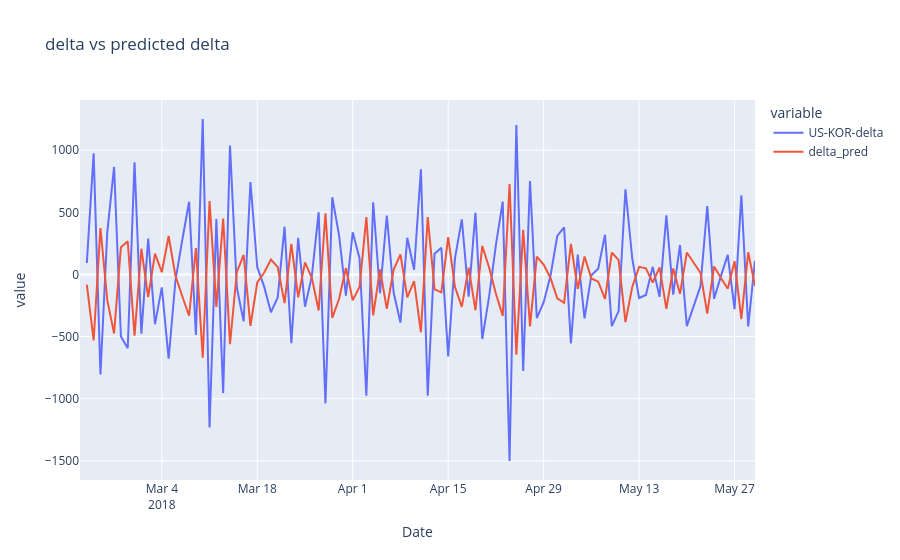
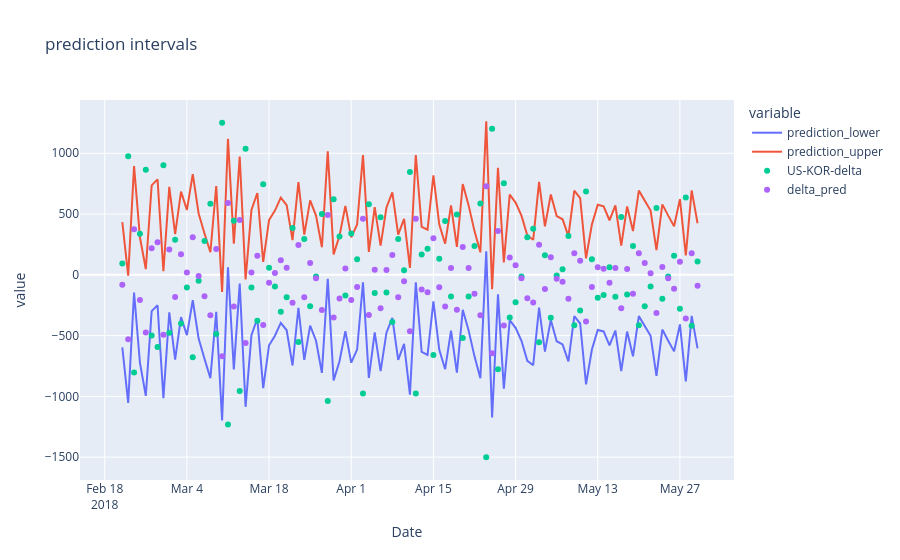
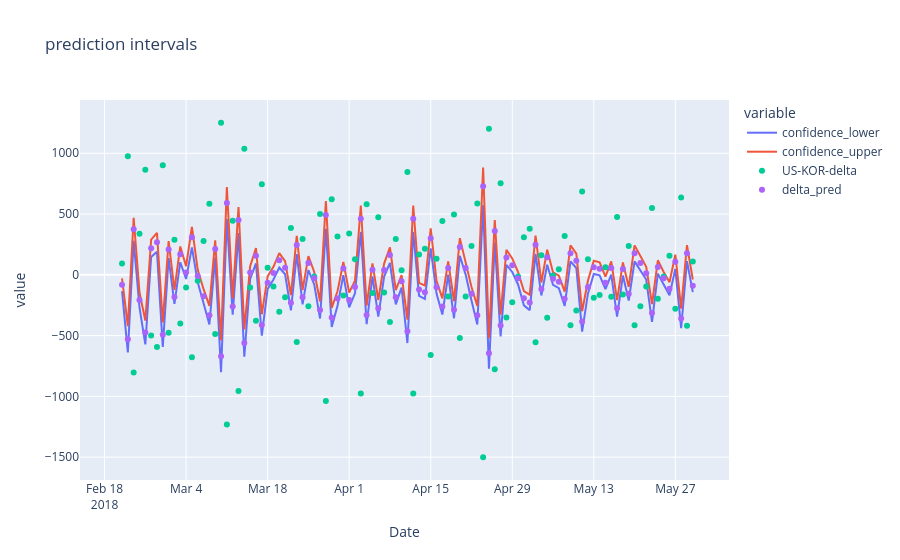

Notebook code cell kept with these figures, in order:
### Markdown cell above
#### Prediction and Confidence Intervals

### Code cell
fig = px.line(
    resid_df, 
    x=resid_df.index, 
    y=['US-KOR-delta','delta_pred'],
    title='delta vs predicted delta')
fig.show()

fig = px.line(
    resid_df, 
    x=resid_df.index, 
    y=[
        # 'confidence_lower',
        # 'confidence_upper',
        'prediction_lower',
        'prediction_upper'
    ],
    title='prediction intervals'
)
fig.add_scatter(
    x=resid_df.index, 
    y=resid_df['US-KOR-delta'], mode='markers', name='US-KOR-delta')
fig.add_scatter(
    x=resid_df.index, 
    y=resid_df['delta_pred'], mode='markers',name='delta_pred')
fig.show()

fig = px.line(
    resid_df, 
    x=resid_df.index, 
    y=[
        'confidence_lower',
        'confidence_upper',
    ],
    title='prediction intervals'
)
fig.add_scatter(
    x=resid_df.index, 
    y=resid_df['US-KOR-delta'], mode='markers', name='US-KOR-delta')
fig.add_scatter(
    x=resid_df.index, 
    y=resid_df['delta_pred'], mode='markers',name='delta_pred')
fig.show()
